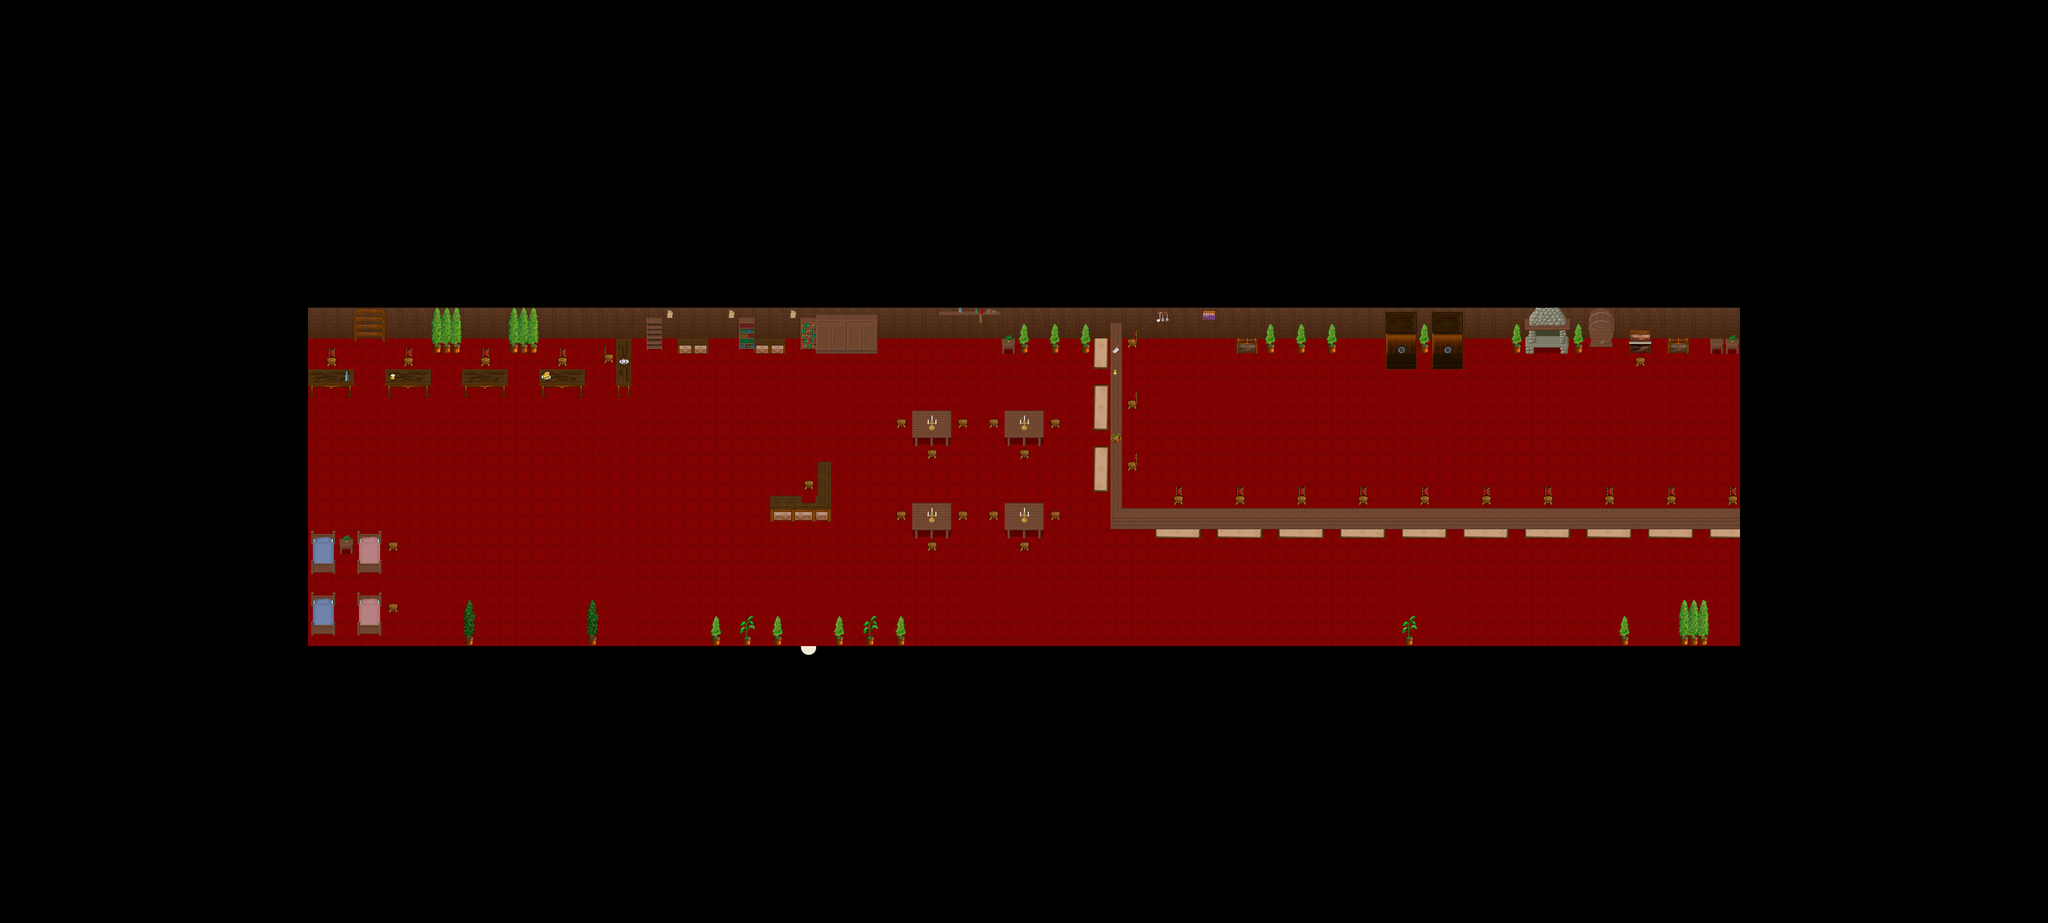

A 2D game scene composited from a Tiled map and its tileset images. What follows is a short description and the map's XML, with each tile layer's data collapsed to a summary:
An orthogonal 133x60 tile map with 32x32 px tiles, 3 tile layers (Ground, Fringe, Over), 1 hidden layer not drawn, 8 tilesets and 2 objects (SCRIPT, WARP).

<map version="1.0" orientation="orthogonal" width="133" height="60" tilewidth="32" tileheight="32">
  <properties>
    <property name="music" value="faith.ogg" />
  </properties>
  <tileset firstgid="1" name="inn" tilewidth="32" tileheight="32">
    <image source="../graphics/tiles/indoor3_32_32.png" />
  </tileset>
  <tileset firstgid="1025" name="woodland_indoor" tilewidth="32" tileheight="32">
    <image source="../graphics/tiles/indoor2_32_32.png" />
  </tileset>
  <tileset firstgid="2049" name="collision" tilewidth="32" tileheight="32">
    <image source="../graphics/tiles/collision1_32_32.png" />
  </tileset>
  <tileset firstgid="3073" name="desert1_32_32" tilewidth="32" tileheight="32">
    <image source="../graphics/tiles/desert1_32_32.png" />
  </tileset>
  <tileset firstgid="4097" name="inn_32_64" tilewidth="32" tileheight="64">
    <image source="../graphics/tiles/indoor2_32_64.png" />
  </tileset>
  <tileset firstgid="4609" name="inn_32_96" tilewidth="32" tileheight="96">
    <image source="../graphics/tiles/indoor2_32_96.png" />
  </tileset>
  <tileset firstgid="4929" name="woodland_indoor_32_96" tilewidth="32" tileheight="96">
    <image source="../graphics/tiles/indoor1_32_96.png" />
  </tileset>
  <tileset firstgid="5249" name="inn_32_128" tilewidth="32" tileheight="128">
    <image source="../graphics/tiles/indoor1_32_128.png" />
  </tileset>
  <layer name="Ground" width="133" height="60">
    <data>[7980 cells, 7980 non-empty, 17 distinct tile ids]</data>
  </layer>
  <layer name="Fringe" width="133" height="60">
    <data>[7980 cells, 293 non-empty, 86 distinct tile ids]</data>
  </layer>
  <layer name="Over" width="133" height="60">
    <data>[7980 cells, 5 non-empty, 5 distinct tile ids]</data>
  </layer>
  <layer name="Collision" width="133" height="110" visible="0">
    <data>[14630 cells, 6313 non-empty, 1 distinct tile ids]</data>
  </layer>
  <objectgroup name="Object" width="0" height="0">
    <object name="External Map Events" type="SCRIPT" x="0" y="0">
      <properties>
        <property name="FILENAME" value="scripts/maps/iw-roststock_embassy-o00-o00-o00.lua" />
      </properties>
    </object>
    <object name="Warp to Roststock" type="WARP" x="1664" y="1344" width="32" height="32">
      <properties>
        <property name="DEST_MAP" value="ow-n0003-n0001-o0000" />
        <property name="DEST_X" value="2830" />
        <property name="DEST_Y" value="2270" />
      </properties>
    </object>
  </objectgroup>
</map>
